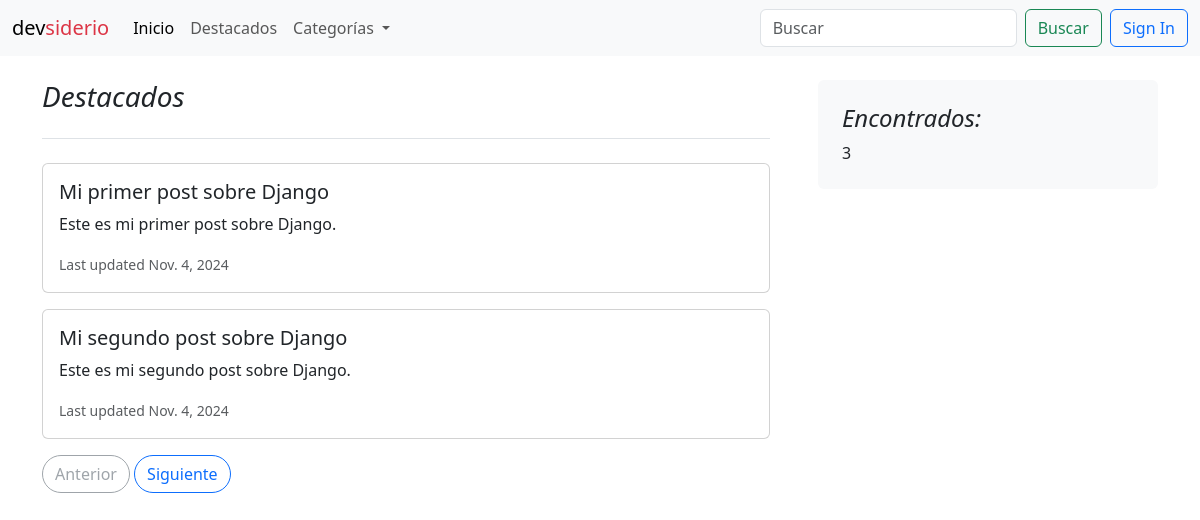
The app's page /category/django with its own data.
### blogs/models.py (models this page shows, shortened)
class Post(models.Model):
	title = models.CharField(max_length=255)
	slug = models.SlugField(unique=True)
	overview = models.TextField()
	date_created = models.DateTimeField(auto_now_add=True)
	content = models.TextField()
	author = models.ForeignKey(settings.AUTH_USER_MODEL, on_delete=models.PROTECT)
	categories = models.ManyToManyField('Category')
	featured = models.BooleanField(default=False)
	image = models.ImageField(upload_to='post_images/', blank=True, null=True)
	pub_date = models.DateTimeField(default=timezone.now)

### blogs/views.py (the view)
# urls.py: path('category/<slug:slug>', views.CategoryListView.as_view(), name='category'),
class CategoryListView(generic.ListView):
    model = Post
    template_name = 'blogs/results.html'
    paginate_by = 2
    def get_queryset(self):
        query = self.request.path.replace('/category/', '')
        print(query)
        post_list = Post.objects.filter(categories__slug=query).filter(
            pub_date__lte=timezone.now()
        )
        return post_list

### blogs/context_processors.py (called while the page is built)
def categories_processor(request):
  categories = Category.objects.all()
  return {
    'categories': categories
  }

### blogs/templates/blogs/results.html (shortened to what this page needs)
{% extends 'base.html' %} {% block content %}
<div class="container-xxl bd-gutter mt-3 my-md-4 bd-layout">
  <main class="container">
    <div class="row g-5">
      <div class="col-md-8">
        <h3 class="pb-4 mb-4 fst-italic border-bottom">Destacados</h3>
        {% for post in post_list %}
        <div class="card mb-3">
          <div class="card-body">
            <h5 class="card-title">{{ post.title }}</h5>
            <p class="card-text">{{ post.overview }}</p>
            <p class="card-text">
              <small class="text-muted"
                >Last updated {{ post.pub_date.date }}</small
              >
            </p>
          </div>
        </div>
        {% endfor %}
      </div>
      <div class="col-md-4">
        <div class="position-sticky" style="top: 2rem">
          <div class="p-4 mb-3 bg-light rounded">
            <h4 class="fst-italic">Encontrados:</h4>
            <p class="mb-0">{{ page_obj.paginator.count }}</p>
          </div>
        </div>
      </div>
    </div>
    <nav class="blog-pagination" aria-label="Pagination">
      {% if page_obj.has_previous %}
      <a
        class="btn btn-outline-primary rounded-pill"
        href="?page={{ page_obj.previous_page_number }}{% if query %}&search={{ query }}{% endif %}"
        >Anterior</a
      >
      {% else %}
      <a class="btn btn-outline-secondary rounded-pill disabled">Anterior</a>
      {% endif %} {% if page_obj.has_next %}
      <a
        class="btn btn-outline-primary rounded-pill"
        href="?page={{ page_obj.next_page_number }}{% if query %}&search={{ query }}{% endif %}"
        >Siguiente</a
      >
      {% else %}
      <a class="btn btn-outline-secondary rounded-pill disabled">Siguiente</a>
      {% endif %}
    </nav>
  </main>
</div>
{% endblock %}

### records on screen
Post: title "Mi primer post sobre Django", overview "Este es mi primer post sobre Django.", pub_date "Nov. 4, 2024"
Post: title "Mi segundo post sobre Django", overview "Este es mi segundo post sobre Django.", pub_date "Nov. 4, 2024"

### other values on screen
{{ page_obj.paginator.count }} "3"
